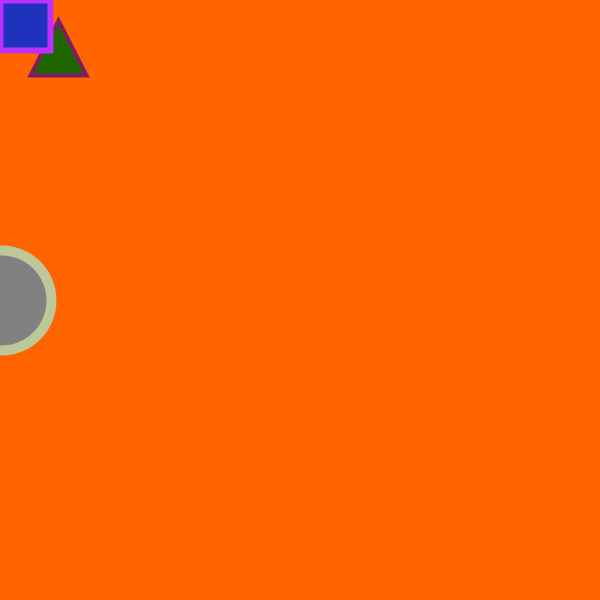
Frame 1 (no input)
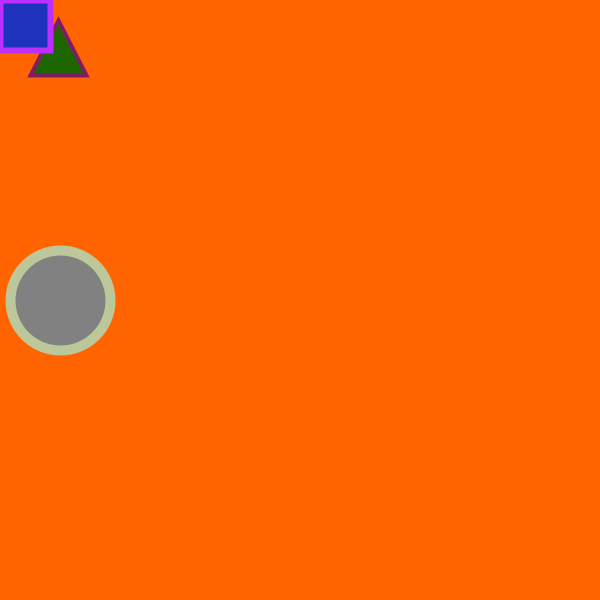
Frame 60 (the mouse pressed at the canvas centre just before this capture)
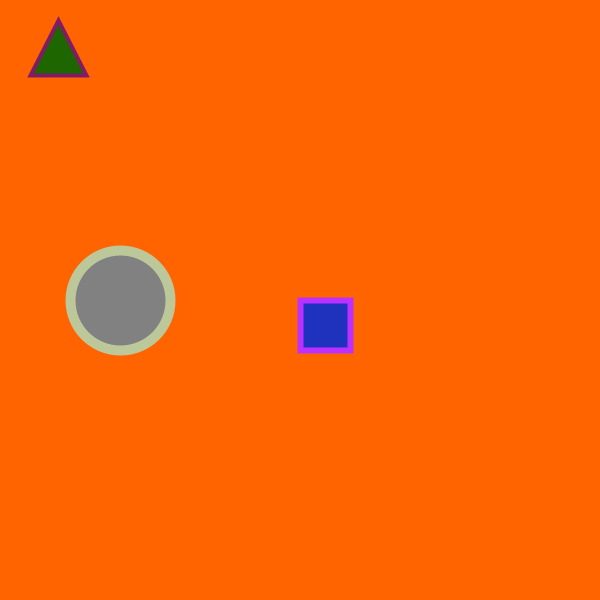
Frame 120 (the mouse held since frame 60 and released just before this capture)

The Processing sketch that drew these frames (run headless with seeded random() and noise(); from frame 60 on, the mouse is pressed at the canvas centre):

// Processing sketch: sketch_200319a
// ── sketch_200319a.pde
int x=0;

void setup(){
//Diem la mida de la pantalla.
 size(600,600); 

}


void draw(){
 
//Donem color al fons

 background(255, 100, 0);
//Li diem a x que cada  vegada sumi 1

x++;
 
 
//Donem gruix i el color a les línies dels objectes, donem color a l'objecte i per últim creem l'objecte (li diem que és sigui en el mig de la pantalla i es desplaci en l'eix x ).

strokeWeight(10);  
stroke(189,200, 154);
fill (129);
circle(x,width/2, 100);




//Donem gruix i el color a les línies dels objectes(triangle), donem color a l'objecte i per últim creem l'objecte.strokeWeight(10);  
strokeWeight(4);
stroke(129,28, 100);
fill(30, 102, 0);
triangle(30, 75, 58, 20, 86, 75);

//Donem gruix i el color a les línies dels objectes( que es un cuadrat), donem color a l'objecte i per últim creem l'objecte i li diem que segueixi al cursor.

strokeWeight(6);
stroke(189,47, 255);
fill(30, 50,190);
rect(mouseX,mouseY,50,50);






}
